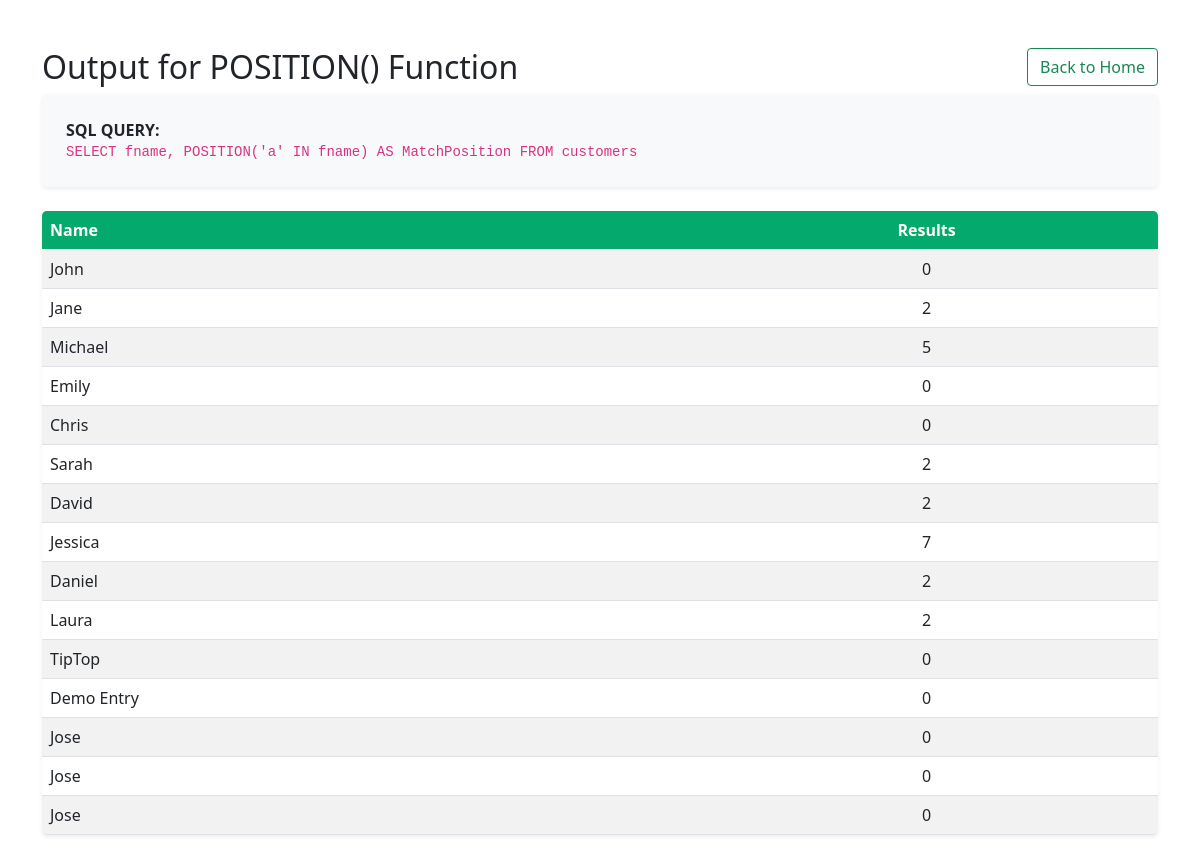
/String_Functions/POSITION_func.php, run on the app's committed database.
### tables this page shows
CREATE TABLE `customers` (
  `userID` int(11) NOT NULL,
  `fname` varchar(100) NOT NULL,
  `lname` varchar(100) NOT NULL,
  `email` varchar(100) NOT NULL
);

### String_Functions/POSITION_func.php (the view, shortened to what this page needs)
<?php
include '../db.php';
$sql = "SELECT fname,  POSITION('a' IN fname) AS MatchPosition FROM customers ";
$result = $conn->query($sql);
?>
<head>
    <link href="https://cdn.jsdelivr.net/npm/bootstrap@5.0.2/dist/css/bootstrap.min.css" rel="stylesheet">
</head>
<body>
<div class='container mt-5'>
<div class= d-flex justify-content-between align-items-center mb-4>
<h2>Output for POSITION() Function</h2>
<div class=ms-auto><a class='btn btn-outline-success' href='../index.php'>Back to Home</a></div>
</div>
<div class="p-4 rounded-3 mb-4 shadow-sm" style="background-color: #f8f9fa;">
    <p class="mb-0"><strong>SQL QUERY:</strong>
    <br><code><?php echo $sql?></code></p>
</div>
<table class='table table-striped table-hover rounded-3 overflow-hidden shadow-sm'>
    <thead style='background-color:#04AA6D; color:white'>
        <tr>
            <th class=text-start>Name</th>
            <th class=text-center>Results</th>
        </tr>
    </thead>
<?php
if ($result->num_rows > 0) {
    while($row = $result->fetch_assoc()) {
        echo "<tr>";
        echo "<td class='text-start'>" . htmlspecialchars($row["fname"]) . "</td>";
        echo "<td class='text-center'>" . $row["MatchPosition"] . "</td>";
        echo "</tr>";
    }
} else {
    echo "<tr><td colspan='2'>0 results found or query failed.</td></tr>";
}
echo "</table>";
echo "</div>";
?>
</body>

### data on the page
customers: fname "John", MatchPosition "0"
customers: fname "Jane", MatchPosition "2"
customers: fname "Michael", MatchPosition "5"
customers: fname "Emily", MatchPosition "0"
customers: fname "Chris", MatchPosition "0"
customers: fname "Sarah", MatchPosition "2"
customers: fname "David", MatchPosition "2"
customers: fname "Jessica", MatchPosition "7"
customers: fname "Daniel", MatchPosition "2"
customers: fname "Laura", MatchPosition "2"
customers: fname "TipTop", MatchPosition "0"
customers: fname "Demo Entry", MatchPosition "0"
customers: fname "Jose", MatchPosition "0"
customers: fname "Jose", MatchPosition "0"
customers: fname "Jose", MatchPosition "0"

### other printed values
$sql "SELECT fname, POSITION('a' IN fname) AS MatchPosition FROM customers"
